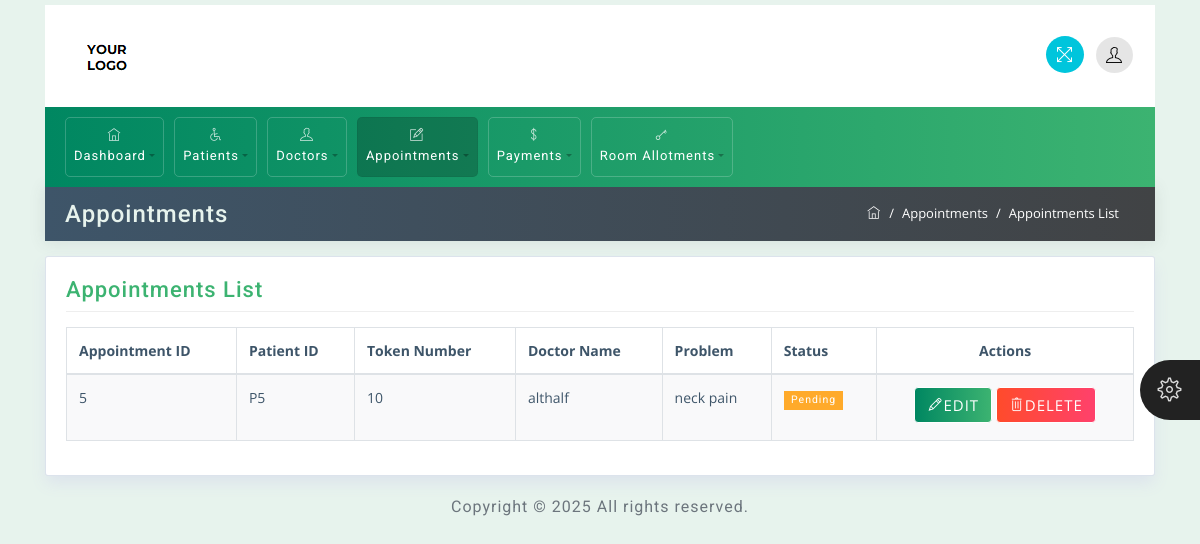
The app's page /all-appointments/ (signed in) with its own data.
### app/models.py (models this page shows, shortened)
class Appointment(models.Model):
    DEPARTMENTS = [
        ('Neuro', 'Neuro'),
        ('Gynae', 'Gynae'),
    ]
    TIME_SLOTS = [
        ('10AM-11AM', '10AM-11AM'),
        ('10PM-11PM', '10PM-11PM'),
        ('06AM-07AM', '06AM-07AM'),
    ]
    STATUS_CHOICES = [
        ('Pending', 'Pending'),
        ('Completed', 'Completed'),
        ('Cancelled', 'Cancelled'),
    ]
    patient = models.ForeignKey(Patient, on_delete=models.CASCADE)
    department = models.CharField(max_length=100, choices=DEPARTMENTS)
    doctor = models.ForeignKey(Doctor, on_delete=models.CASCADE)
    appointment_date = models.DateField()
    time_slot = models.CharField(max_length=20, choices=TIME_SLOTS)
    token_number = models.CharField(max_length=40, unique=True)  # Auto-generated
    problem = models.TextField()
    status = models.CharField(max_length=20, choices=STATUS_CHOICES, default='Pending')

class Patient(models.Model):
    name = models.CharField(max_length=100)
    date_of_birth = models.DateField()
    age = models.PositiveIntegerField()
    phone = models.CharField(max_length=15)
    email = models.EmailField()
    gender = models.CharField(max_length=10, choices=[('Male', 'Male'), ('Female', 'Female')])
    address = models.TextField()
    file = models.FileField(upload_to='patients/')

class Doctor(models.Model):
    AVAILABILITY_CHOICES = [
        ('Available', 'Available'),
        ('Not Available', 'Not Available'),
    ]
    name = models.CharField(max_length=100)
    date_of_birth = models.DateField()
    specialization = models.CharField(max_length=100)
    experience = models.PositiveIntegerField()  # Years of experience
    age = models.PositiveIntegerField()
    phone = models.CharField(max_length=15)
    email = models.EmailField()
    gender = models.CharField(max_length=10, choices=[('Male', 'Male'), ('Female', 'Female')])
    address = models.TextField()
    file = models.FileField(upload_to='doctors/')
    availability = models.CharField(max_length=20, choices=AVAILABILITY_CHOICES, default='Available')

### app/views.py (the view)
# urls.py: path('all-appointments/', views.all_appointments, name='all-appointments'),
@login_required
def all_appointments(request):
    appointments = Appointment.objects.all()
    return render(request, 'appointments.html', {'active_page': 'appointments','appointments':appointments})

### app/templates/appointments.html (shortened to what this page needs)
<!DOCTYPE html>
<html>
{% load static %}
<head>
	<link rel="stylesheet" href="{% static 'css/bootstrap.min.css' %}">
	<link rel="stylesheet" href="{% static 'css/themify-icons.css' %}">
	<link rel="stylesheet" href="{% static 'css/animate.css' %}">
	<link rel="stylesheet" href="{% static 'css/styles.css' %}">
	<link rel="stylesheet" href="{% static 'css/green.css' %}" id="style_theme">
	<link rel="stylesheet" href="{% static 'css/responsive.css' %}">
	<link rel="stylesheet" href="{% static 'charts/css/morris.css' %}">
	<link rel="stylesheet" href="{% static 'css/jquery-jvectormap.css' %}">
	<link rel="stylesheet" href="{% static 'datatable/dataTables.bootstrap4.min.css' %}">
</head>
<body>
	<div class="theme-settings" id="switcher">
		<span class="theme-click">
			<span class="ti-settings"></span>
		</span>
	</div>
	<div class="wrapper">
		<div id="content">
			<div class="container top-brand">
				<nav class="navbar navbar-default">
					<div class="navbar-header">
						<div class="sidebar-header"> <a href="{%url 'index'%}"><img
									src="{% static 'images/logo-dark.png' %}" class="logo" alt="logo"></a>
						</div>
					</div>
					<ul class="nav justify-content-end">
						<li class="nav-item">
							<a class="nav-link">
								<span title="Fullscreen" class="ti-fullscreen fullscreen"></span>
							</a>
						</li>
						<li class="nav-item">
							<a class="nav-link dropdown-toggle" data-toggle="dropdown" href="#" role="button"
								aria-haspopup="true" aria-expanded="false">
								<span class="ti-user"></span>
							</a>
						</li>
					</ul>
				</nav>
			</div>
			<div class="container menu-nav">
				{% include 'nav.html'%}
			</div>
			<div class="container mt-0">
				<div class="row breadcrumb-bar">
					<div class="col-md-6">
						<h3 class="block-title">Appointments</h3>
					</div>
					<div class="col-md-6">
						<ol class="breadcrumb">
							<li class="breadcrumb-item">
								<a href="{%url 'index'%}">
									<span class="ti-home"></span>
								</a>
							</li>
							<li class="breadcrumb-item">Appointments</li>
							<li class="breadcrumb-item active">Appointments List</li>
						</ol>
					</div>
				</div>
			</div>
			<div class="container">
				<div class="row">
					<div class="col-md-12">
						<div class="widget-area-2 proclinic-box-shadow">
							<h3 class="widget-title">Appointments List</h3>
							<div class="table-responsive mb-3">
								<table id="tableId" class="table table-bordered table-striped">
									<thead>
										<tr>
											<th>Appointment ID</th>
											<th>Patient ID</th>
											<th>Token Number</th>
											<th>Doctor Name</th>
											<th>Problem</th>
											<th>Status</th>
											<th class="text-center align-middle">Actions</th>
										</tr>
									</thead>
									<tbody>
										{% for appointment in appointments %}
										<tr data-appointment-id="{{ appointment.id }}">
											<td>{{ appointment.id }}</td>
											<td>P{{ appointment.patient.id }}</td>
											<td>{{ appointment.token_number }}</td>
											<td>{{ appointment.doctor.name }}</td>
											<td>{{ appointment.problem }}</td>
											<td>
												{% if appointment.status == 'Pending' %}
												<span class="badge badge-warning">Pending</span>
												{% elif appointment.status == 'Completed' %}
												<span class="badge badge-primary">Completed</span>
												{% else %}
												<span class="badge badge-danger">Cancelled</span>
												{% endif %}
											</td>
											<td class="text-center align-middle">
												<button class="btn btn-primary edit-btn" data-id="{{ appointment.id }}">
													<span class="ti-pencil"></span>EDIT
												</button>
												<button class="btn btn-danger delete-btn"
													data-id="{{ appointment.id }}">
													<span class="ti-trash"></span>DELETE
												</button>
											</td>
										</tr>
										{% endfor %}
									</tbody>
								</table>
							</div>
						</div>
					</div>
				</div>
			</div>
			<div class="container">
				<div class="d-sm-flex justify-content-center">
					<span class="text-muted text-center d-block d-sm-inline-block">Copyright © 2025  All rights reserved.</span>
				</div>
			</div>
		</div>
	</div>
</body>
</html>

### app/static/app/css/styles.css (style rules this page uses)
body { font-family: 'Open Sans', sans-serif; background-color: #E7F3ED; color: #3e5569; }
h1, h2, h3, h4, h5, h6, span, .menu-nav { font-family: 'Roboto', sans-serif; letter-spacing: 1px; }
a, a:hover, a:focus { color: inherit; text-decoration: none; transition: all 0.3s; }
.navbar { padding: 10px 15px; background: #fff; border: none; border-radius: 0; }
.breadcrumb { border-radius: 0; margin-bottom: 0; float: right; border-radius: 20px; background-color: transparent; }
.breadcrumb-bar { background: #3e5569; background: -webkit-linear-gradient(to left, #414345, #3e5569); background: linear-gradient(to left, #414345, #3e5569); margin-left: 0px !important; margin-right: 0px !important; padding: 5px 20px; -webkit-box-shadow: 0px 1px 15px 1px rgba(69,65,78,0.1); box-shadow: 0px 1px 15px 1px rgba(69,65,78,0.1); color: #fff; border: 0px solid; }
.breadcrumb-item { color: #ffffff; font-size: 13px; }
.breadcrumb-item.active { color: #ffffff; font-size: 13px; }
.breadcrumb-item+.breadcrumb-item::before { color: #ffffff; }
.breadcrumb-bar div[class*="col-"] { padding-right: 0px; padding-left: 0px; }
.badge { padding: .4em .7em; border-radius: 0; font-weight: 400; }
.table td, .table th { padding: .75rem; }
#content { padding-top: 5px; padding-bottom: 15px; transition: all 0.3s; width: 100%; }
.text-muted { color: #6c757d!important; padding-top: 20px; }
.proclinic-box-shadow { border-radius: 0; border: 0; -webkit-box-shadow: 0 0 0 1px #dce3ec, 0 8px 16px 0 #dce3ec; box-shadow: 0 0 0 1px #dce3ec, 0 8px 16px 0 #dce3ec; background: #fff; margin-top: 20px; }
div[class*="col-"] { padding-right: 6px; padding-left: 6px; }
.badge-warning, .bg-warning { color: #fff; background-color: #FFAA2A !important; }
.table-striped tbody tr:nth-of-type(odd) { background-color: rgba(61,79,90,.03); }
table.table tbody td, table.table thead th { font-size: 14px; }
#switcher { position: fixed; bottom: 45%; right: -130px; width: 130px; background-color: #404040; color: #ffffff; z-index: 9999; font-size: 15px; padding-bottom: 20px; -webkit-transition: all 0.6s ease; transition: all 0.6s ease; height: 80px; }
#switcher .theme-click { display: block; position: absolute; padding: 8px; width: 60px; height: 60px; line-height: 48px; color: #ffffff; font-size: 24px; background-color: #222; text-align: center; left: -60px; top: 0; cursor: pointer; z-index: 2; border-radius: 30px 0 0 30px; }
#switcher .theme-click .ti-settings { color: #ddd; }
.navbar-default .dropdown-toggle::after { display: none; }
.navbar-default .ti-announcement, .navbar-default .ti-user, .navbar-default .ti-search { padding: 10px; border-radius: 50%; color: #000; }
.navbar-default .ti-user, .navbar-default .ti-announcement, .navbar-default .ti-search { background: rgba(0,0,0,.1); }
.top-brand .nav-link { padding: 6px; cursor: pointer; }
.navbar .nav .nav-item:last-child .nav-link { padding-right: 7px; }
.fullscreen { padding: 10px; font-size: 17px; cursor: pointer; background: #00c5dc; color: #fff; border-radius: 50%; margin-left: 10px; }
h3.block-title { background: transparent; margin: 4px auto; color: #E7F3ED; }
.widget-area-2 { background: #fff; margin-top: 1rem; padding: 20px; padding-bottom: 2px; border-radius: 2px; }
.widget-title { font-size: 22px; padding-bottom: .5rem; margin-bottom: 15px; border-bottom: 1px solid #eeeeee; }
.btn { margin-bottom: 5px; font-size: 15px; letter-spacing: 1px; }
.btn-danger { background: #FF416C; background: -webkit-linear-gradient(to right, #FF4B2B, #FF416C); background: linear-gradient(to right, #FF4B2B, #FF416C); border-color: #fff; }
.block-title { -ms-flex: 1 1 auto; flex: 1 1 auto; min-height: 1.75rem; font-size: 1.5rem; line-height: 1.5; }

### app/static/app/css/green.css (style rules this page uses)
.btn-primary { background: #3CB371; background: -webkit-linear-gradient(to right, #008761, #3CB371); background: linear-gradient(to right, #008761, #3CB371); border-color: #ffffff; }
.widget-title { color: #3CB371; }

### app/static/app/css/responsive.css (style rules this page uses)
@media (min-width: 992px) { .row { margin-right: -5px; margin-left: -5px; } }

### records on screen
Appointment: id "5", patient.id "5", token_number "10", doctor.name "althalf", problem "neck pain", status "Pending"
